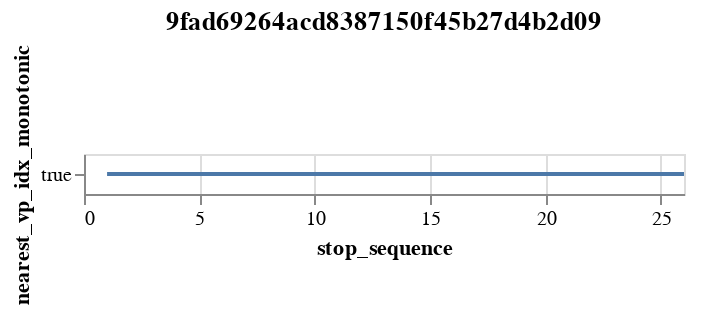
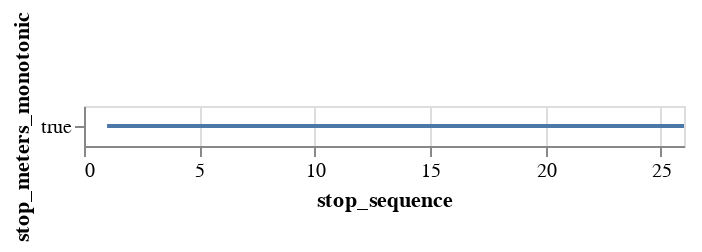
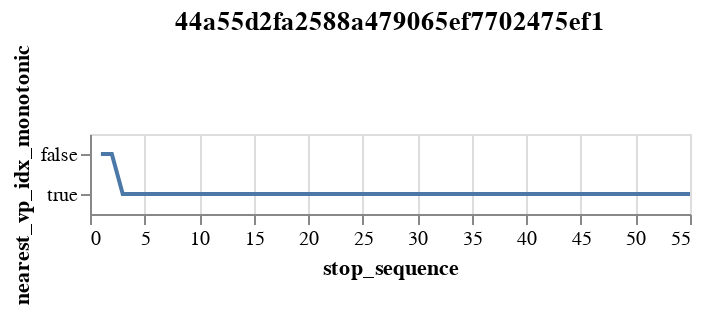
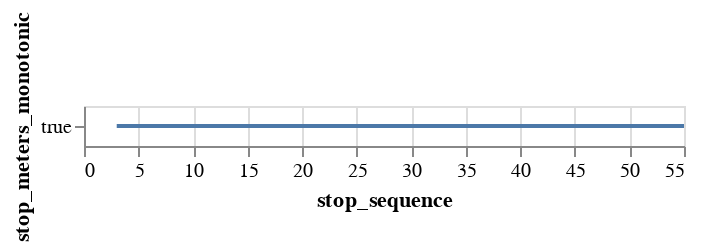

These figures' notebook cell, in order:
### Markdown cell above
If almost every trip has errors, it matters where the arrival order error comes in. Must take the minimum stop sequence of a clear monotonic period and set that as the max to filter out vp_idx that occur afterwards.

### Code cell
import altair as alt

for t in subset_trip_keys:
    
    subset_df = df[df.trip_instance_key==t]
    
    chart = (alt.Chart(subset_df)
             .mark_line()
             .encode(
                 x="stop_sequence",
                 y="nearest_vp_idx_monotonic"
             ).properties(title=f"{t}")
    )
    display(chart)
    
    chart2 = (alt.Chart(subset_df[subset_df.nearest_vp_idx_monotonic == True])
              .mark_line()
              .encode(
                  x="stop_sequence",
                  y="stop_meters_monotonic"
              )
    )
    display(chart2)
